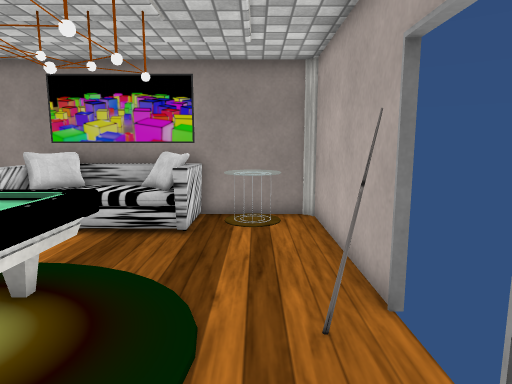
view 1 (above)

13 first-person views from a walk through a Unity game level. The camera is 1.2 m above the floor, tilts 8° down and sees 75° across. Doors are open. The floor is counted in squares, 0.5 m on a side. Each view is taken from the middle of a square. On the plan, view 1 faces up. The plan holds only what a view shows up to about 20 squares ahead; the rest is blank. Some surface patterns are stand-ins.

view 2
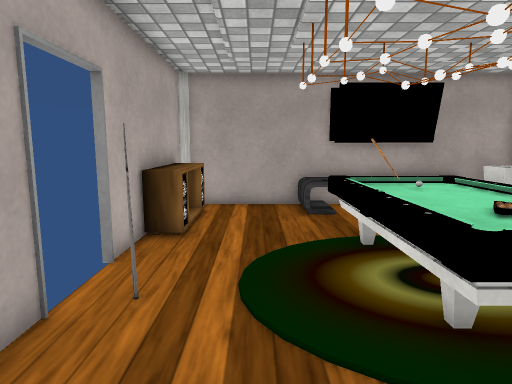

view 3
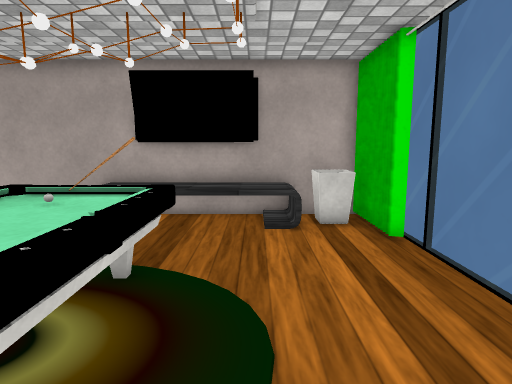

view 4
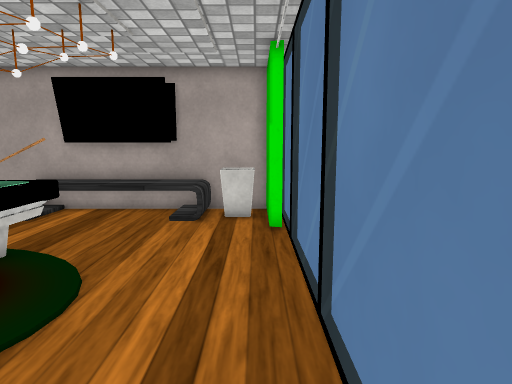

view 5
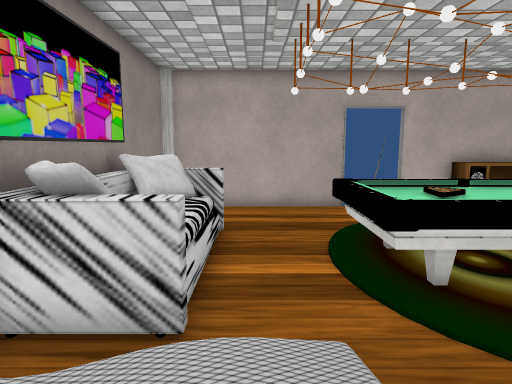

view 6
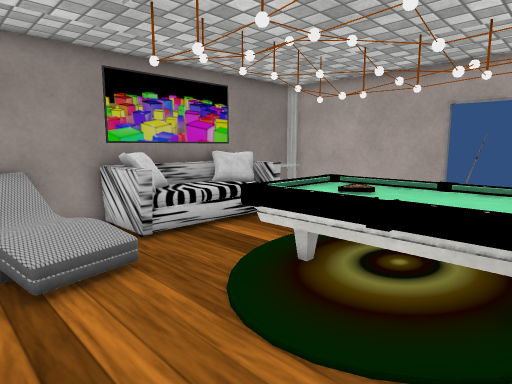

view 7
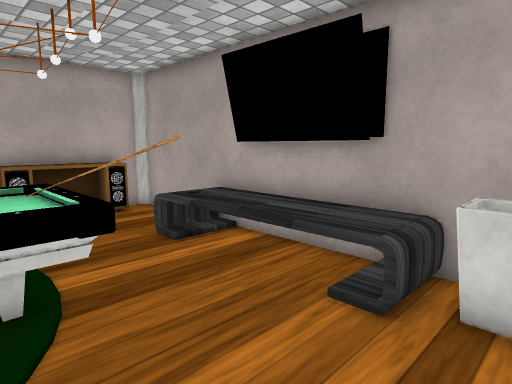

view 8
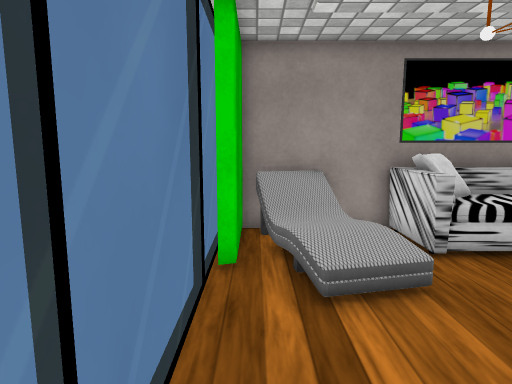

view 9
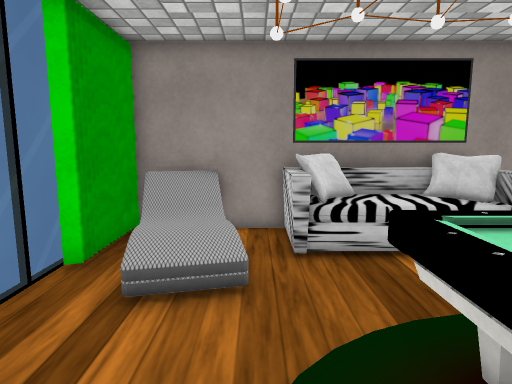

view 10
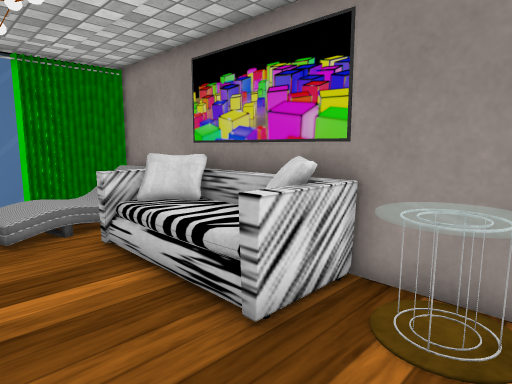

view 11
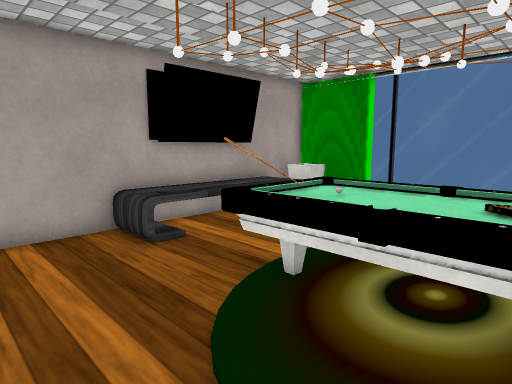

view 12
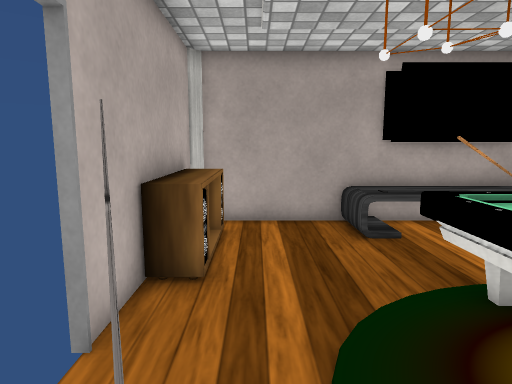

view 13
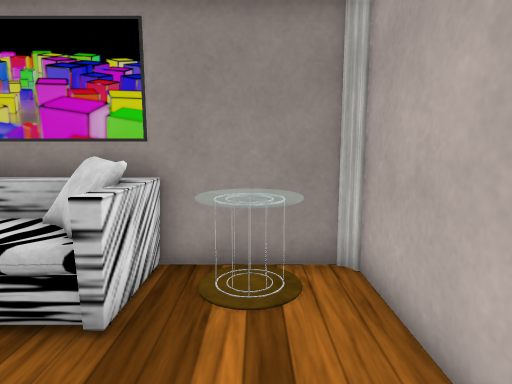

### Floor plan
Key: @ floor where view 1 was taken; # wall or solid block; . main floor; : floor 0.25 m higher than the main floor; D open door; = window, fence, low wall or low ledge; O other object.
Columns run from 12 left of view 1 to 2 right of it. Each row starts with its distance up from view 1.
 12   #############
 11  # O OOOOOOOOO#
 10 ## O.OO  OOOOO#
  9 ##OO.O::::O...#
  8 =.OO..........#
  7 =. O..........#
  6 =.....===#....#
  5 =.....=##=....#
  4 =.....=##=...#D
  3 =.....=##=...#D
  2 =.....=##=....#
  1 =.....=##=....#
  0 =.....=#=#..@O#
 -1 =......O.....O#
 -2 ##.OOOOOOO...O#
 -3 ##OOOOOOOO...O#
 -4  ##OOOOOOO  ###
 -5  ###########

Where each view was taken, in squares from view 1:
view 1: 0 up, 0 right, facing up
view 2: 9 up, 1 left, facing down
view 3: 7 up, 8 left, facing down
view 4: 8 up, 11 left, facing down
view 5: 8 up, 11 left, facing right
view 6: 1 up, 11 left, facing up-right
view 7: 2 up, 11 left, facing down-right
view 8: 2 up, 11 left, facing up
view 9: 2 up, 8 left, facing up
view 10: 6 up, 1 right, facing up-left
view 11: 5 up, 1 right, facing down-left
view 12: 6 up, 0 right, facing down
view 13: 5 up, 0 right, facing up
